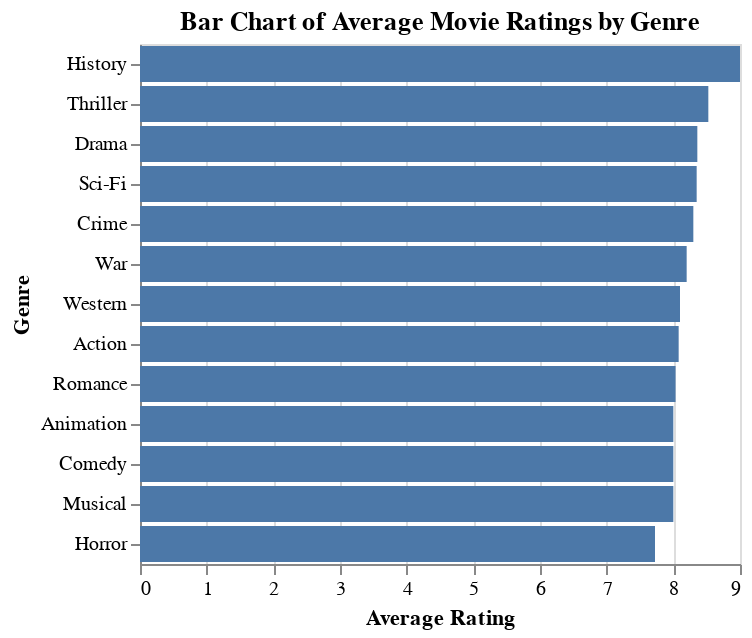

Source (notebook cell):
### Code cell
df['Rating (out of 10)'] = df['Rating (out of 10)'].astype(float)

df_genre_rating = df.groupby('Genre')['Rating (out of 10)'].mean().reset_index(name='Average Rating')

alt.Chart(df_genre_rating).mark_bar().encode(
    y=alt.Y('Genre', sort=alt.EncodingSortField(field='Average Rating', op='mean', order='descending')),
    x='Average Rating',
    tooltip=['Genre', 'Average Rating']
).properties(
    title='Bar Chart of Average Movie Ratings by Genre'
).interactive()

### Figure 1 — Vega-Lite specification as saved in the notebook (floating-point values rounded to 4 significant figures)
{"config": {"view": {"continuousWidth": 300, "continuousHeight": 300}}, "data": {"name": "data-95ee0ddb2e47c79ecaca061374c4713e"}, "mark": {"type": "bar"}, "encoding": {"tooltip": [{"field": "Genre", "type": "nominal"}, {"field": "Average Rating", "type": "quantitative"}], "x": {"field": "Average Rating", "type": "quantitative"}, "y": {"field": "Genre", "sort": {"field": "Average Rating", "op": "mean", "order": "descending"}, "type": "nominal"}}, "params": [{"name": "param_7", "select": {"type": "interval", "encodings": ["x", "y"]}, "bind": "scales"}], "title": "Bar Chart of Average Movie Ratings by Genre", "$schema": "https://vega.github.io/schema/vega-lite/v5.20.1.json", "datasets": {"data-95ee0ddb2e47c79ecaca061374c4713e": [{"Genre": "Action", "Average Rating": 8.08}, {"Genre": "Animation", "Average Rating": 8.0}, {"Genre": "Comedy", "Average Rating": 8.0}, {"Genre": "Crime", "Average Rating": 8.3}, {"Genre": "Drama", "Average Rating": 8.36}, {"Genre": "History", "Average Rating": 9.0}, {"Genre": "Horror", "Average Rating": 7.725}, {"Genre": "Musical", "Average Rating": 8.0}, {"Genre": "Romance", "Average Rating": 8.033}, {"Genre": "Sci-Fi", "Average Rating": 8.35}, {"Genre": "Thriller", "Average Rating": 8.525}, {"Genre": "War", "Average Rating": 8.2}, {"Genre": "Western", "Average Rating": 8.1}]}}
